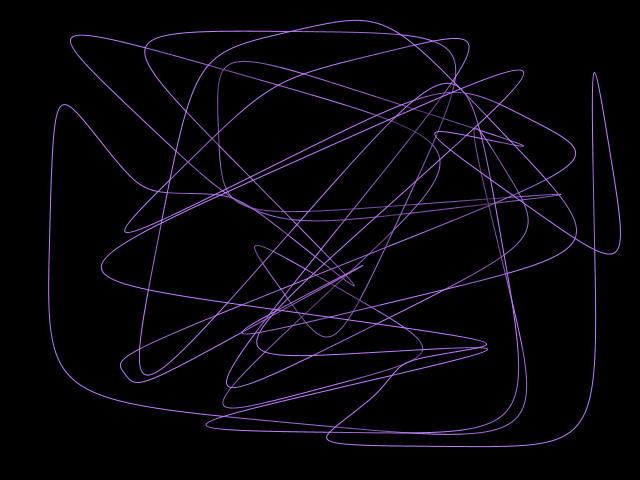
Frame 1 (no input)
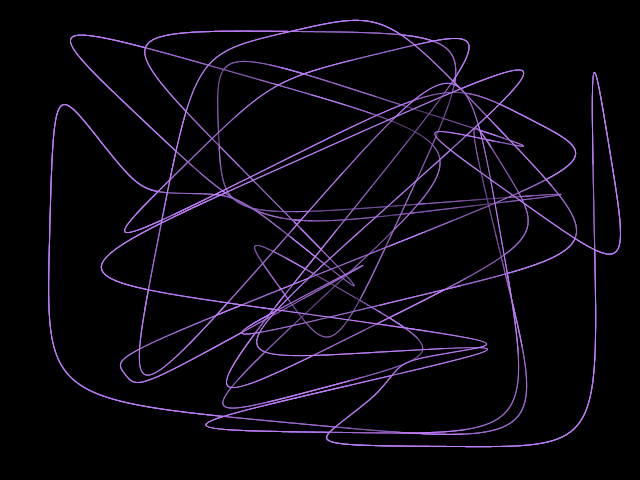
Frame 60 (the mouse pressed at the canvas centre just before this capture)
Frame 120 (the mouse held since frame 60 and released just before this capture): identical to frame 60, image omitted

The Processing sketch that drew these frames (run headless with seeded random() and noise(); from frame 60 on, the mouse is pressed at the canvas centre):

// Processing sketch: processing_113267
// ── processing_113267.pde

int count = 1;  //number of bezier structures
int CPCount = 50; //number of control points per structure
Curvy curvies[];
 
void setup() {
  size(640,480);
  background(0);
  colorMode(HSB, 100);
  smooth();
  fill(0,15); 
  curvies = new Curvy[count];
  for(int i=0; i<count; i++) curvies[i] = new Curvy();
}
 
void draw() {
  noStroke();
  rect(0,0,width,height);
  for (int i=0; i<count; i++) curvies[i].drawMe();
}
 
class Curvy {
  ControlPoint cp[];
  float c;
   
  Curvy () {
    cp = new ControlPoint[CPCount];
    for (int i=0; i<CPCount; i++) cp[i] = new ControlPoint();
    c = random(100);
  }
   
  void drawMe() {
    stroke(c,50,100);
    //c+=random(2);
    if (c>100) c=0;
    PVector temp[];
    temp = new PVector[CPCount+1];
    for (int i=0; i<CPCount; i++) {
      temp[i] = new PVector(cp[i].loc.x, cp[i].loc.y);
      temp[i].div(2);
    }
    temp[CPCount] = new PVector(cp[0].loc.x, cp[0].loc.y);
    temp[CPCount].div(2);
    for (int i=0; i<CPCount-1; i++) temp[i].add(temp[i+1]);
    temp[CPCount-1].add(temp[CPCount]);
    for (int i=0; i<CPCount-1; i++)
      bezier(temp[i].x, temp[i].y, cp[i+1].loc.x, cp[i+1].loc.y, cp[i+1].loc.x, cp[i+1].loc.y, temp[i+1].x, temp[i+1].y);   
    bezier(temp[CPCount-1].x, temp[CPCount-1].y, cp[0].loc.x, cp[0].loc.y, cp[0].loc.x, cp[0].loc.y, temp[0].x, temp[0].y);
    for (int i=0; i<CPCount; i++) cp[i].moveMe();
  }
}
 
class ControlPoint {
  PVector loc, vel;
  ControlPoint() {
    loc = new PVector(random(width),random(height));
    vel = new PVector(random(10)-5,random(10)-5);
    vel.limit(3);
  }
   
  void moveMe() {
  
  }
}
